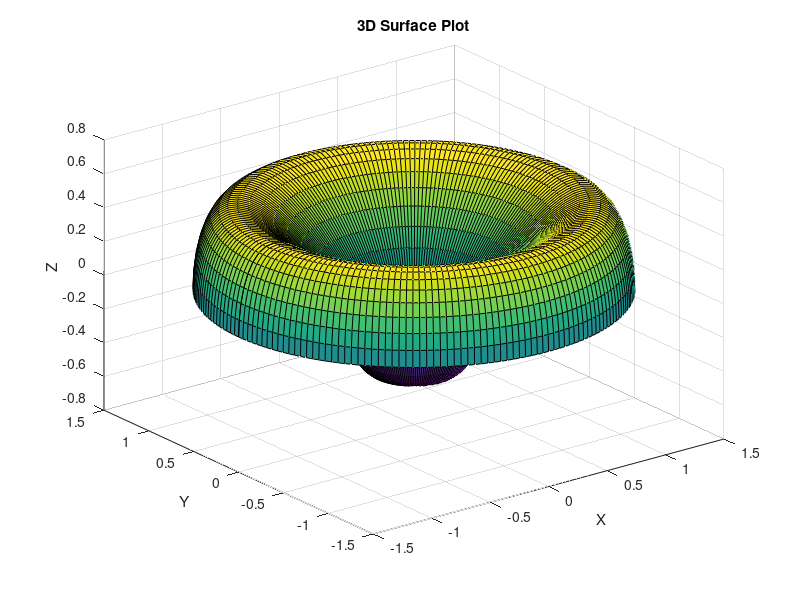

Source code (MATLAB): (Note: this script raises an error after producing the figure.)
c = 0.5; 
u = (-pi):(0.01*pi):(pi);
v = (0):(0.1):(pi);


[x, y] = meshgrid(u, v);

X = (c + cos(y)) .* cos(x);
Y = (c + cos(y)) .* sin(x);
Z = sin(y) .* cos(y);

% Create a 3D surface plot
figure;
surf(X, Y, Z);
xlabel('X');
ylabel('Y');
zlabel('Z');
title('3D Surface Plot');
colormap('parula'); % Set colormap for better visualization
colorbar; % Add colorbar to the plot